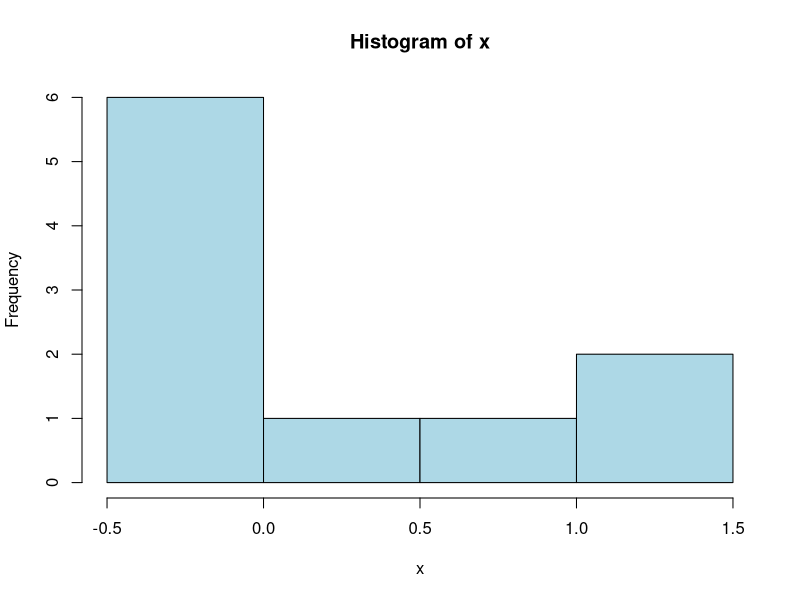

Reproduce this figure in R.
N <- 10    
x <- rnorm(N,0,1) 
#list.files("./temp")   
png(filename="./temp/temp9.png", width=500, height=500)
hist(x, col="lightblue")    
dev.off()